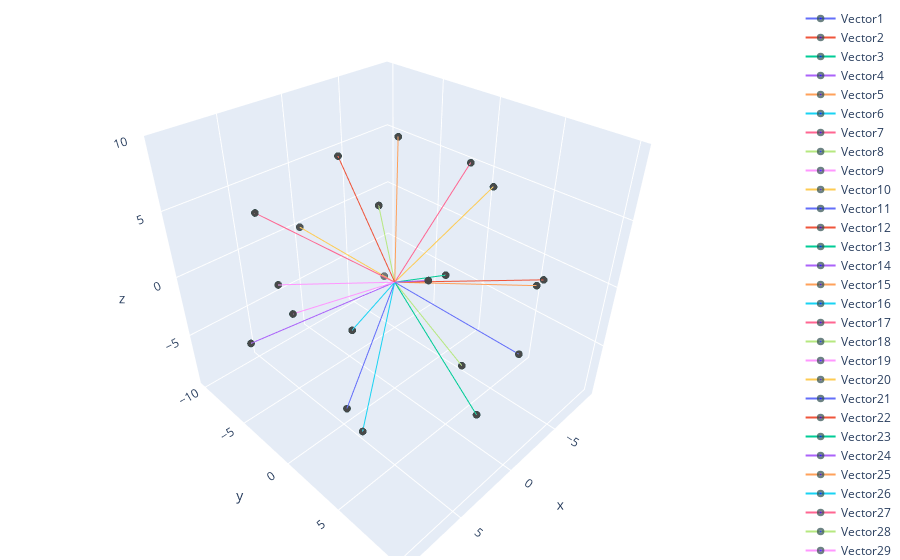

This figure's notebook cell:
### Code cell
vector_plot(SphereList)

### Figure 1 — Plotly figure (JSON) as saved in the notebook; plotly's stock layout.template omitted (floating-point values rounded to 4 significant figures)
{"data": [{"marker": {"color": ["blue"], "line": {"color": "DarkSlateGrey", "width": 5}, "size": [0, 5]}, "name": "Vector1", "type": "scatter3d", "x": [0, 0], "y": [0, 10], "z": [0, 0]}, {"marker": {"color": ["blue"], "line": {"color": "DarkSlateGrey", "width": 5}, "size": [0, 5]}, "name": "Vector2", "type": "scatter3d", "x": [0, -3.293], "y": [0, 8.947], "z": [0, 3.017]}, {"marker": {"color": ["blue"], "line": {"color": "DarkSlateGrey", "width": 5}, "size": [0, 5]}, "name": "Vector3", "type": "scatter3d", "x": [0, 0.5366], "y": [0, 7.895], "z": [0, -6.114]}, {"marker": {"color": ["blue"], "line": {"color": "DarkSlateGrey", "width": 5}, "size": [0, 5]}, "name": "Vector4", "type": "scatter3d", "x": [0, 4.437], "y": [0, 6.842], "z": [0, 5.788]}, {"marker": {"color": ["blue"], "line": {"color": "DarkSlateGrey", "width": 5}, "size": [0, 5]}, "name": "Vector5", "type": "scatter3d", "x": [0, -8.029], "y": [0, 5.789], "z": [0, -1.42]}, {"marker": {"color": ["blue"], "line": {"color": "DarkSlateGrey", "width": 5}, "size": [0, 5]}, "name": "Vector6", "type": "scatter3d", "x": [0, 7.431], "y": [0, 4.737], "z": [0, -4.727]}, {"marker": {"color": ["blue"], "line": {"color": "DarkSlateGrey", "width": 5}, "size": [0, 5]}, "name": "Vector7", "type": "scatter3d", "x": [0, -2.413], "y": [0, 3.684], "z": [0, 8.978]}, {"marker": {"color": ["blue"], "line": {"color": "DarkSlateGrey", "width": 5}, "size": [0, 5]}, "name": "Vector8", "type": "scatter3d", "x": [0, -4.447], "y": [0, 2.632], "z": [0, -8.562]}, {"marker": {"color": ["blue"], "line": {"color": "DarkSlateGrey", "width": 5}, "size": [0, 5]}, "name": "Vector9", "type": "scatter3d", "x": [0, 9.275], "y": [0, 1.579], "z": [0, 3.387]}, {"marker": {"color": ["blue"], "line": {"color": "DarkSlateGrey", "width": 5}, "size": [0, 5]}, "name": "Vector10", "type": "scatter3d", "x": [0, -9.231], "y": [0, 0.5263], "z": [0, 3.81]}, {"marker": {"color": ["blue"], "line": {"color": "DarkSlateGrey", "width": 5}, "size": [0, 5]}, "name": "Vector11", "type": "scatter3d", "x": [0, 4.233], "y": [0, -0.5263], "z": [0, -9.045]}, {"marker": {"color": ["blue"], "line": {"color": "DarkSlateGrey", "width": 5}, "size": [0, 5]}, "name": "Vector12", "type": "scatter3d", "x": [0, 2.955], "y": [0, -1.579], "z": [0, 9.422]}, {"marker": {"color": ["blue"], "line": {"color": "DarkSlateGrey", "width": 5}, "size": [0, 5]}, "name": "Vector13", "type": "scatter3d", "x": [0, -8.347], "y": [0, -2.632], "z": [0, -4.837]}, {"marker": {"color": ["blue"], "line": {"color": "DarkSlateGrey", "width": 5}, "size": [0, 5]}, "name": "Vector14", "type": "scatter3d", "x": [0, 9.08], "y": [0, -3.684], "z": [0, -1.996]}, {"marker": {"color": ["blue"], "line": {"color": "DarkSlateGrey", "width": 5}, "size": [0, 5]}, "name": "Vector15", "type": "scatter3d", "x": [0, -5.065], "y": [0, -4.737], "z": [0, 7.205]}, {"marker": {"color": ["blue"], "line": {"color": "DarkSlateGrey", "width": 5}, "size": [0, 5]}, "name": "Vector16", "type": "scatter3d", "x": [0, -1.048], "y": [0, -5.789], "z": [0, -8.086]}, {"marker": {"color": ["blue"], "line": {"color": "DarkSlateGrey", "width": 5}, "size": [0, 5]}, "name": "Vector17", "type": "scatter3d", "x": [0, 5.576], "y": [0, -6.842], "z": [0, 4.7]}, {"marker": {"color": ["blue"], "line": {"color": "DarkSlateGrey", "width": 5}, "size": [0, 5]}, "name": "Vector18", "type": "scatter3d", "x": [0, -6.133], "y": [0, -7.895], "z": [0, 0.2536]}, {"marker": {"color": ["blue"], "line": {"color": "DarkSlateGrey", "width": 5}, "size": [0, 5]}, "name": "Vector19", "type": "scatter3d", "x": [0, 3.166], "y": [0, -8.947], "z": [0, -3.15]}, {"marker": {"color": ["blue"], "line": {"color": "DarkSlateGrey", "width": 5}, "size": [0, 5]}, "name": "Vector20", "type": "scatter3d", "x": [0, 0], "y": [0, -10], "z": [0, 0]}, {"marker": {"color": ["blue"], "line": {"color": "DarkSlateGrey", "width": 5}, "size": [0, 5]}, "name": "Vector21", "type": "scatter3d", "x": [0, 0], "y": [0, 10], "z": [0, 0]}, {"marker": {"color": ["blue"], "line": {"color": "DarkSlateGrey", "width": 5}, "size": [0, 5]}, "name": "Vector22", "type": "scatter3d", "x": [0, -3.293], "y": [0, 8.947], "z": [0, 3.017]}, {"marker": {"color": ["blue"], "line": {"color": "DarkSlateGrey", "width": 5}, "size": [0, 5]}, "name": "Vector23", "type": "scatter3d", "x": [0, 0.5366], "y": [0, 7.895], "z": [0, -6.114]}, {"marker": {"color": ["blue"], "line": {"color": "DarkSlateGrey", "width": 5}, "size": [0, 5]}, "name": "Vector24", "type": "scatter3d", "x": [0, 4.437], "y": [0, 6.842], "z": [0, 5.788]}, {"marker": {"color": ["blue"], "line": {"color": "DarkSlateGrey", "width": 5}, "size": [0, 5]}, "name": "Vector25", "type": "scatter3d", "x": [0, -8.029], "y": [0, 5.789], "z": [0, -1.42]}, {"marker": {"color": ["blue"], "line": {"color": "DarkSlateGrey", "width": 5}, "size": [0, 5]}, "name": "Vector26", "type": "scatter3d", "x": [0, 7.431], "y": [0, 4.737], "z": [0, -4.727]}, {"marker": {"color": ["blue"], "line": {"color": "DarkSlateGrey", "width": 5}, "size": [0, 5]}, "name": "Vector27", "type": "scatter3d", "x": [0, -2.413], "y": [0, 3.684], "z": [0, 8.978]}, {"marker": {"color": ["blue"], "line": {"color": "DarkSlateGrey", "width": 5}, "size": [0, 5]}, "name": "Vector28", "type": "scatter3d", "x": [0, -4.447], "y": [0, 2.632], "z": [0, -8.562]}, {"marker": {"color": ["blue"], "line": {"color": "DarkSlateGrey", "width": 5}, "size": [0, 5]}, "name": "Vector29", "type": "scatter3d", "x": [0, 9.275], "y": [0, 1.579], "z": [0, 3.387]}, {"marker": {"color": ["blue"], "line": {"color": "DarkSlateGrey", "width": 5}, "size": [0, 5]}, "name": "Vector30", "type": "scatter3d", "x": [0, -9.231], "y": [0, 0.5263], "z": [0, 3.81]}, {"marker": {"color": ["blue"], "line": {"color": "DarkSlateGrey", "width": 5}, "size": [0, 5]}, "name": "Vector31", "type": "scatter3d", "x": [0, 4.233], "y": [0, -0.5263], "z": [0, -9.045]}, {"marker": {"color": ["blue"], "line": {"color": "DarkSlateGrey", "width": 5}, "size": [0, 5]}, "name": "Vector32", "type": "scatter3d", "x": [0, 2.955], "y": [0, -1.579], "z": [0, 9.422]}, {"marker": {"color": ["blue"], "line": {"color": "DarkSlateGrey", "width": 5}, "size": [0, 5]}, "name": "Vector33", "type": "scatter3d", "x": [0, -8.347], "y": [0, -2.632], "z": [0, -4.837]}, {"marker": {"color": ["blue"], "line": {"color": "DarkSlateGrey", "width": 5}, "size": [0, 5]}, "name": "Vector34", "type": "scatter3d", "x": [0, 9.08], "y": [0, -3.684], "z": [0, -1.996]}, {"marker": {"color": ["blue"], "line": {"color": "DarkSlateGrey", "width": 5}, "size": [0, 5]}, "name": "Vector35", "type": "scatter3d", "x": [0, -5.065], "y": [0, -4.737], "z": [0, 7.205]}, {"marker": {"color": ["blue"], "line": {"color": "DarkSlateGrey", "width": 5}, "size": [0, 5]}, "name": "Vector36", "type": "scatter3d", "x": [0, -1.048], "y": [0, -5.789], "z": [0, -8.086]}, {"marker": {"color": ["blue"], "line": {"color": "DarkSlateGrey", "width": 5}, "size": [0, 5]}, "name": "Vector37", "type": "scatter3d", "x": [0, 5.576], "y": [0, -6.842], "z": [0, 4.7]}, {"marker": {"color": ["blue"], "line": {"color": "DarkSlateGrey", "width": 5}, "size": [0, 5]}, "name": "Vector38", "type": "scatter3d", "x": [0, -6.133], "y": [0, -7.895], "z": [0, 0.2536]}, {"marker": {"color": ["blue"], "line": {"color": "DarkSlateGrey", "width": 5}, "size": [0, 5]}, "name": "Vector39", "type": "scatter3d", "x": [0, 3.166], "y": [0, -8.947], "z": [0, -3.15]}, {"marker": {"color": ["blue"], "line": {"color": "DarkSlateGrey", "width": 5}, "size": [0, 5]}, "name": "Vector40", "type": "scatter3d", "x": [0, 0], "y": [0, -10], "z": [0, 0]}, {"marker": {"color": ["blue"], "line": {"color": "DarkSlateGrey", "width": 5}, "size": [0, 5]}, "name": "Vector41", "type": "scatter3d", "x": [0, 0], "y": [0, 10], "z": [0, 0]}, {"marker": {"color": ["blue"], "line": {"color": "DarkSlateGrey", "width": 5}, "size": [0, 5]}, "name": "Vector42", "type": "scatter3d", "x": [0, -3.293], "y": [0, 8.947], "z": [0, 3.017]}, {"marker": {"color": ["blue"], "line": {"color": "DarkSlateGrey", "width": 5}, "size": [0, 5]}, "name": "Vector43", "type": "scatter3d", "x": [0, 0.5366], "y": [0, 7.895], "z": [0, -6.114]}, {"marker": {"color": ["blue"], "line": {"color": "DarkSlateGrey", "width": 5}, "size": [0, 5]}, "name": "Vector44", "type": "scatter3d", "x": [0, 4.437], "y": [0, 6.842], "z": [0, 5.788]}, {"marker": {"color": ["blue"], "line": {"color": "DarkSlateGrey", "width": 5}, "size": [0, 5]}, "name": "Vector45", "type": "scatter3d", "x": [0, -8.029], "y": [0, 5.789], "z": [0, -1.42]}, {"marker": {"color": ["blue"], "line": {"color": "DarkSlateGrey", "width": 5}, "size": [0, 5]}, "name": "Vector46", "type": "scatter3d", "x": [0, 7.431], "y": [0, 4.737], "z": [0, -4.727]}, {"marker": {"color": ["blue"], "line": {"color": "DarkSlateGrey", "width": 5}, "size": [0, 5]}, "name": "Vector47", "type": "scatter3d", "x": [0, -2.413], "y": [0, 3.684], "z": [0, 8.978]}, {"marker": {"color": ["blue"], "line": {"color": "DarkSlateGrey", "width": 5}, "size": [0, 5]}, "name": "Vector48", "type": "scatter3d", "x": [0, -4.447], "y": [0, 2.632], "z": [0, -8.562]}, {"marker": {"color": ["blue"], "line": {"color": "DarkSlateGrey", "width": 5}, "size": [0, 5]}, "name": "Vector49", "type": "scatter3d", "x": [0, 9.275], "y": [0, 1.579], "z": [0, 3.387]}, {"marker": {"color": ["blue"], "line": {"color": "DarkSlateGrey", "width": 5}, "size": [0, 5]}, "name": "Vector50", "type": "scatter3d", "x": [0, -9.231], "y": [0, 0.5263], "z": [0, 3.81]}, {"marker": {"color": ["blue"], "line": {"color": "DarkSlateGrey", "width": 5}, "size": [0, 5]}, "name": "Vector51", "type": "scatter3d", "x": [0, 4.233], "y": [0, -0.5263], "z": [0, -9.045]}, {"marker": {"color": ["blue"], "line": {"color": "DarkSlateGrey", "width": 5}, "size": [0, 5]}, "name": "Vector52", "type": "scatter3d", "x": [0, 2.955], "y": [0, -1.579], "z": [0, 9.422]}, {"marker": {"color": ["blue"], "line": {"color": "DarkSlateGrey", "width": 5}, "size": [0, 5]}, "name": "Vector53", "type": "scatter3d", "x": [0, -8.347], "y": [0, -2.632], "z": [0, -4.837]}, {"marker": {"color": ["blue"], "line": {"color": "DarkSlateGrey", "width": 5}, "size": [0, 5]}, "name": "Vector54", "type": "scatter3d", "x": [0, 9.08], "y": [0, -3.684], "z": [0, -1.996]}, {"marker": {"color": ["blue"], "line": {"color": "DarkSlateGrey", "width": 5}, "size": [0, 5]}, "name": "Vector55", "type": "scatter3d", "x": [0, -5.065], "y": [0, -4.737], "z": [0, 7.205]}, {"marker": {"color": ["blue"], "line": {"color": "DarkSlateGrey", "width": 5}, "size": [0, 5]}, "name": "Vector56", "type": "scatter3d", "x": [0, -1.048], "y": [0, -5.789], "z": [0, -8.086]}, {"marker": {"color": ["blue"], "line": {"color": "DarkSlateGrey", "width": 5}, "size": [0, 5]}, "name": "Vector57", "type": "scatter3d", "x": [0, 5.576], "y": [0, -6.842], "z": [0, 4.7]}, {"marker": {"color": ["blue"], "line": {"color": "DarkSlateGrey", "width": 5}, "size": [0, 5]}, "name": "Vector58", "type": "scatter3d", "x": [0, -6.133], "y": [0, -7.895], "z": [0, 0.2536]}, {"marker": {"color": ["blue"], "line": {"color": "DarkSlateGrey", "width": 5}, "size": [0, 5]}, "name": "Vector59", "type": "scatter3d", "x": [0, 3.166], "y": [0, -8.947], "z": [0, -3.15]}, {"marker": {"color": ["blue"], "line": {"color": "DarkSlateGrey", "width": 5}, "size": [0, 5]}, "name": "Vector60", "type": "scatter3d", "x": [0, 0], "y": [0, -1], "z": [0, 0]}], "layout": {"margin": {"b": 4, "l": 4, "r": 4, "t": 4}}}
